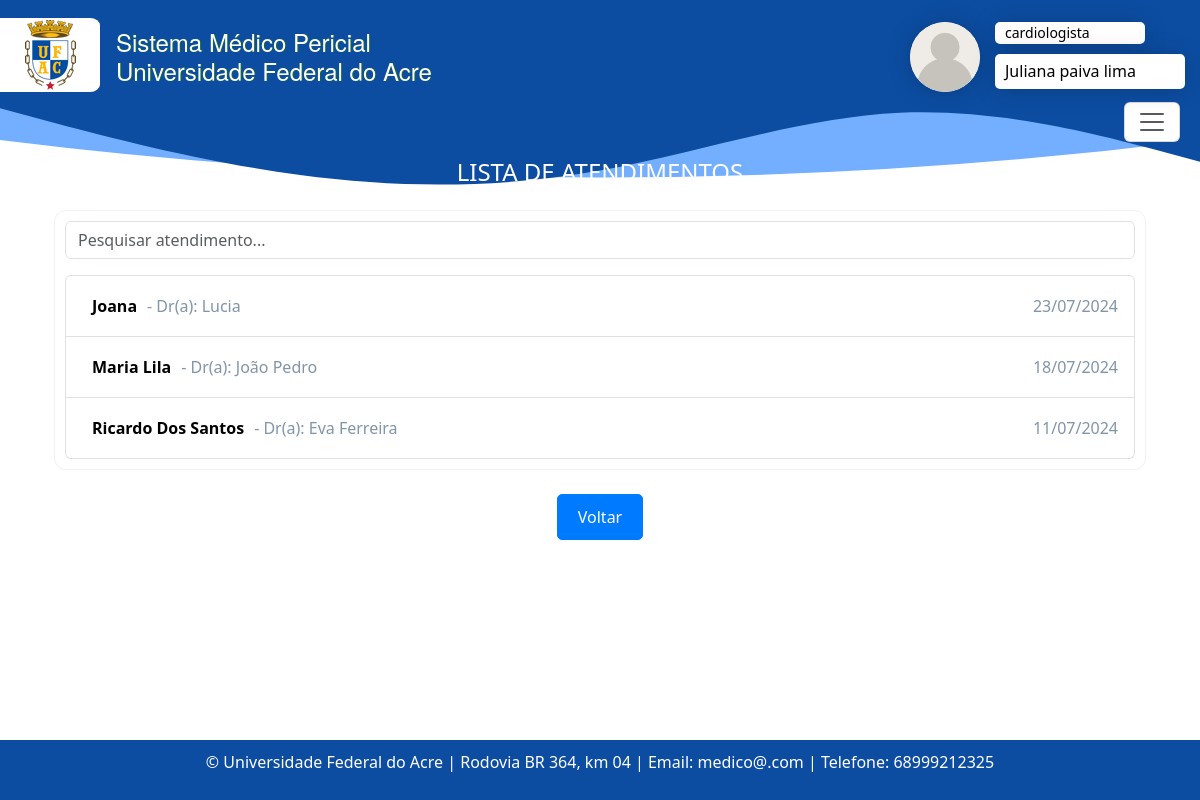
The app's page /atendimentos/ (signed in) with its own data.
### consulta/models.py (models this page shows, shortened)
class Profissionaldasaude(models.Model):
    SEXO_CHOICES = [
        ('M', 'Masculino'),
        ('F', 'Feminino'),
        ('O', 'Outro')
    ]
    usuario = models.ForeignKey(User, blank=True, null=True, on_delete=models.CASCADE)
    nome = models.CharField('Nome Completo', max_length=100)
    nome_social = models.CharField(max_length=100, blank=True, null=True, verbose_name='Nome Social')
    data_nascimento = models.DateField(u'Data de Nascimento', validators=[data_nasc_valida])
    email = models.EmailField()
    rg = models.CharField(max_length=20)
    cpf = models.CharField(max_length=14, validators=[validate_cpf, MinLengthValidator(11)])
    sexo = models.CharField(max_length=1, choices=SEXO_CHOICES)
    identificacao_unica = models.CharField(max_length=50, default='')
    cep = models.CharField(max_length=9)
    cidade = models.CharField(max_length=50)
    bairro = models.CharField(max_length=50, default='')
    uf = models.CharField('UF', max_length=2, choices=UF_CHOICE, default='AC')
    numero = models.CharField(max_length=10)
    ddd_telefone = models.CharField('Telefone Celular', max_length=14, help_text='Com DDD.')
    complemento = models.CharField(max_length=100, blank=True, null=True, default='') # blank=True, null=True é pra dizer que não é obrigatorio
    area = models.CharField(max_length=50, default='')
    unidade_siass = models.CharField(max_length=50, default='')
    formacao = models.CharField(max_length=20)
    conselho = models.CharField(max_length=20)
    registro = models.CharField(max_length=20)
    def get_display_name(self):
        return self.nome_social if self.nome_social else self.nome
    class Meta:
        ordering = ['nome', ]
        verbose_name = 'Profissonal de saúde'
        verbose_name_plural = 'Profissonais de saúde'

class Atendimento(models.Model):
    agendamento = models.OneToOneField('Agendamento', on_delete=models.CASCADE)
    anamnese = models.TextField()
    exame_fisico = models.TextField()
    exames_complementares = models.TextField()
    pdf_exames = models.FileField(upload_to='exames_pdfs/', null=True, blank=True)
    diagnostico = models.TextField()
    conduta = models.TextField()
    @property
    def profissional_saude(self):
        return self.agendamento.profissional_saude
    class Meta:
        ordering = ['agendamento', ]

class Agendamento(models.Model):
    TURNO_CHOICES = [
        ('manha', 'Manhã'),
        ('tarde', 'Tarde'),
    ]
    status_atendimento = models.CharField(max_length=20, choices=[
        ('confirmado', 'Confirmado'),
        ('ausente', 'Ausente'),
        ('pendente', 'Pendente'),
        ('cancelado', 'Cancelado'),
        ('atendido', 'Atendido'),
    ], default='pendente')
    paciente = models.ForeignKey(Paciente, on_delete=models.CASCADE)
    profissional_saude = models.ForeignKey(Profissionaldasaude, on_delete=models.CASCADE)
    data_agendamento = models.DateTimeField(u'Data Agendamento', blank=False, null=False)
    turno = models.CharField(max_length=10, choices=TURNO_CHOICES)
    prioridade_atendimento = models.BooleanField(default=False)
    justificativa_cancelamento = models.TextField(blank=True, null=True)
    class Meta:
        ordering = ['-data_agendamento', 'paciente__nome']
        verbose_name = 'Agendamento'
        verbose_name_plural = 'Agendamentos'

class Paciente(models.Model):
    SEXO_CHOICES = [
        ('M', 'Masculino'),
        ('F', 'Feminino'),
        ('O', 'Outro')
    ]
    nome = models.CharField(max_length=100)
    nome_social = models.CharField(max_length=100, blank=True, null=True, verbose_name='Nome Social')
    data_nascimento = models.DateField(verbose_name='Data de Nascimento', validators=[data_nasc_valida], blank=True, null=True)
    email = models.EmailField(blank=True, null=True)
    rg = models.CharField(max_length=20, blank=True, null=True)
    cpf = models.CharField(max_length=14, validators=[validate_cpf, MinLengthValidator(11)])
    sexo = models.CharField(max_length=1, choices=SEXO_CHOICES)
    matricula = models.CharField(max_length=20)
    TIPO_PACIENTE_CHOICES = [
        ('Aluno', 'Aluno'),
        ('Servidor', 'Servidor'),
        ('Outro', 'Outro'),
    ]
    tipo_paciente = models.CharField(max_length=20, choices=TIPO_PACIENTE_CHOICES)
    cargo_funcao = models.CharField(max_length=50, default='', blank=True, null=True)
    cep = models.CharField(max_length=9, blank=True, null=True)
    cidade = models.CharField(max_length=50, blank=True, null=True)
    bairro = models.CharField(max_length=50, default='', blank=True, null=True)
    uf = models.CharField('UF', max_length=2, choices=UF_CHOICE, default='AC', blank=True, null=True)
    numero = models.CharField(max_length=10, blank=True, null=True)
    ddd_telefone = models.CharField(max_length=8)
    complemento = models.CharField(max_length=100, blank=True, null=True, default='')  # Adicionando o valor padrão aqui
    def get_display_name(self):
        return self.nome_social if self.nome_social else self.nome

### consulta/views.py (the view)
# urls.py: path('atendimentos/', lista_atendimentos, name='listaAtendimentos'),
def lista_atendimentos(request):
    atendimentos = Atendimento.objects.all()
    return render(request, 'consultas/lista_atendimentos.html', {'atendimentos': atendimentos})

### consulta/context_processors.py (called while the page is built)
def user_info(request):
    user = request.user
    context = {
        'user': user,
        'profissional_saude': None,
        'administrativo': None,
    }
    if user.is_authenticated:
        try:
            context['profissional_saude'] = Profissionaldasaude.objects.get(usuario=user)
        except Profissionaldasaude.DoesNotExist:
            pass
        try:
            context['administrativo'] = Administrativo.objects.get(usuario=user)
        except Administrativo.DoesNotExist:
            pass
    return context

### templates/consultas/lista_atendimentos.html (shortened to what this page needs)
{% extends 'base.html' %}
{% load static %}
{% block content %}
  <div class="container">
    <div class="text-center mb-4 text-white">
      <h4>LISTA DE ATENDIMENTOS</h4>
    </div>
    <div id="glass">
      <div class="input-group mb-3">
        <input type="text" class="form-control" placeholder="Pesquisar atendimento..." id="searchInput" />
      </div>
      <ul class="list-group custom-list">
        {% for atendimento in atendimentos %}
          <li class="list-group-item">
            <a href="{% url 'visualizarAtendimento' atendimento.id %}" class="atendimento-link">
              {{ atendimento.agendamento.paciente.get_display_name}}
              {% if atendimento.profissional_saude %}
                <span class="profissional-text">- Dr(a): {{ atendimento.profissional_saude.get_display_name }}</span>
                <span class="atend-data">{{ atendimento.agendamento.data_agendamento|date:'d/m/Y ' }}</span>
              {% endif %}
            </a>
          </li>
        {% endfor %}
      </ul>
    </div>
    <div class="text-center mt-4">
      <a href="{% url 'agendamentoListagem' %}" class="btn btn-primary">Voltar</a>
    </div>
  </div>
{% endblock %}

### templates/linha_usuario.html (shortened to what this page needs)
<nav class="navbar" style=" color: white;">
  {% load static %}
  <div class="wave-bg" style="">
  </div>
  <div class="header-container">
    <div class="container-fluid">
      <div class="navbar">
        <a class="navbar-brand text-white" href="#">
            <img src="{% static 'imagens/logo_ufac_2.png' %}"/>
        </a>
        <span class="topo">
          <h4>
              Sistema Médico Pericial<br>
              Universidade Federal do Acre
          </h4>
        </span>
      </div>
      <button class="navbar-toggler fixed-button" type="button" data-bs-toggle="offcanvas"
              data-bs-target="#offcanvasNavbar" aria-controls="offcanvasNavbar">
        <span class="navbar-toggler-icon" style=""></span>
      </button>
    </div>
  </div>
<div class="perfil">
  <div class="card-user">
    <div class="card_load">
      <img src="{% static 'imagens/user.png' %}" alt="" />
    </div>
    {% if profissional_saude%}
    <div class="d-flex align-items-center" id="card_title">
      <span class="text-black" style="padding-left: 10px; font-size: 14px;">{{ profissional_saude.area }}</span>
    </div>
    {% elif administrativo%}
    <div class="d-flex align-items-center" id="card_title">
      <span class="text-black" style="padding-left: 10px; font-size: 14px;">{{ administrativo.cargo_funcao }}</span>
    </div>
    {% endif %}
    {%if profissional_saude %}
    <div class="d-flex align-items-center" id="card_descripion">
      <span class="text-black" style="padding-left: 10px;">{{ profissional_saude.nome }}</span>
    </div>
    {% elif administrativo %}
    <div class="d-flex align-items-center" id="card_descripion">
      <span class="text-black" style="padding-left: 10px;">{{ administrativo.nome }}</span>
    </div>
    {% endif %}
  </div>
</div>
  <div class="svg-container">
    <svg viewbox="0 0 800 400" class="svg">
      <path id="curve" fill="#74afff" d="M 800 300 Q 400 350 0 300 L 0 0 L 800 0 L 800 300 Z"></path>
    </svg>
  </div>
</nav>

### static/css/estilos.css (style rules this page uses)
* { scroll-behavior: smooth; }
.navbar-brand { background-color: white; width: 100px; height: 74px; display: flex; align-items: center; justify-content: center; border-radius: 0 10% 10% 0; left: 0; }
.navbar-toggler { color: #ffffff; }
.topo { color: white !important; font-weight: 500; margin-top: 12px; padding: 0; font-size: 22px; text-shadow: 1px 0.2px #146C2D; font-family: "Helvetica Neue", Helvetica, Arial, sans-serif; }
.custom-list { list-style-type: none; padding: 0; }
.atendimento-link { text-decoration: none; color: #000000; transition: color 0.3s ease; display: flex; padding: 10px; text-align: center; font-weight: bold; position: relative; }
.profissional-text { color: #8194a8; font-weight: 200; padding-left: 10px; }
.btn-primary { background-color: #007bff; color: #fff; border: 1px solid #007bff; border-radius: 5px; padding: 10px 20px; text-decoration: none; display: inline-block; transition: background-color 0.3s ease; }
#glass { padding: 10px; backdrop-filter: blur(50px) saturate(100%); -webkit-backdrop-filter: blur(5px) saturate(52%); background-color: rgb(255 255 255 / 16%); border-radius: 12px; border: 1px solid rgba(209, 213, 219, 0.3); }
input { padding-left: 5px; border-radius: 5px; border: 1.5px solid lightgrey; outline: none; transition: all 0.3s cubic-bezier(0.19, 1, 0.22, 1); box-shadow: 0px 0px 20px -18px; }
span.atend-data { position:absolute; right: 0; font-weight:lighter ; color: #8194a8; }

### records on screen
Profissionaldasaude: area "cardiologista", nome "Juliana paiva lima"
Atendimento: agendamento.paciente.get_display_name "Joana", profissional_saude.get_display_name "Lucia", agendamento.data_agendamento "23/07/2024"
Atendimento: agendamento.paciente.get_display_name "Maria Lila", profissional_saude.get_display_name "João Pedro", agendamento.data_agendamento "18/07/2024"
Atendimento: agendamento.paciente.get_display_name "Ricardo Dos Santos", profissional_saude.get_display_name "Eva Ferreira", agendamento.data_agendamento "11/07/2024"
